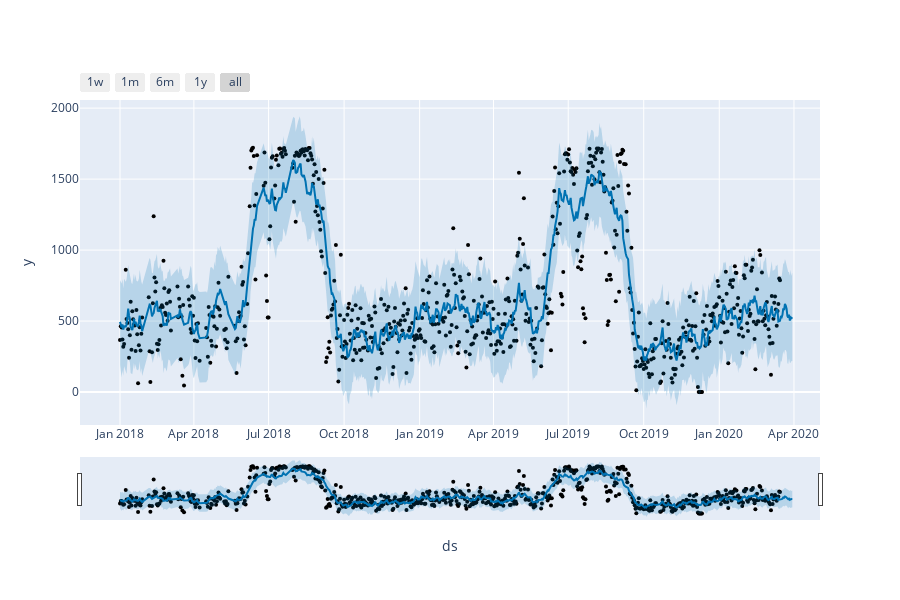

Notebook code cell kept with this figure:
### Code cell
plot_plotly(ts_model, forecast_df)

### Figure 1 — Plotly figure (JSON) as saved in the notebook; plotly's stock layout.template omitted (floating-point values rounded to 4 significant figures; data arrays with more than 128 entries replaced by an {"elided": "..."} marker saying what was removed)
{"data": [{"marker": {"color": "black", "size": 4}, "mode": "markers", "name": "Actual", "type": "scatter", "x": {"elided": "734 str values"}, "y": {"elided": "734 float values"}}, {"hoverinfo": "skip", "line": {"width": 0}, "mode": "lines", "type": "scatter", "x": {"elided": "749 str values"}, "y": {"elided": "749 float values"}}, {"fill": "tonexty", "fillcolor": "rgba(0, 114, 178, 0.2)", "line": {"color": "#0072B2", "width": 2}, "mode": "lines", "name": "Predicted", "type": "scatter", "x": {"elided": "749 str values"}, "y": {"elided": "749 float values"}}, {"fill": "tonexty", "fillcolor": "rgba(0, 114, 178, 0.2)", "hoverinfo": "skip", "line": {"width": 0}, "mode": "lines", "type": "scatter", "x": {"elided": "749 str values"}, "y": {"elided": "749 float values"}}], "layout": {"height": 600, "showlegend": false, "width": 900, "xaxis": {"rangeselector": {"buttons": [{"count": 7, "label": "1w", "step": "day", "stepmode": "backward"}, {"count": 1, "label": "1m", "step": "month", "stepmode": "backward"}, {"count": 6, "label": "6m", "step": "month", "stepmode": "backward"}, {"count": 1, "label": "1y", "step": "year", "stepmode": "backward"}, {"step": "all"}]}, "rangeslider": {"visible": true}, "title": {"text": "ds"}, "type": "date"}, "yaxis": {"title": {"text": "y"}}}}
